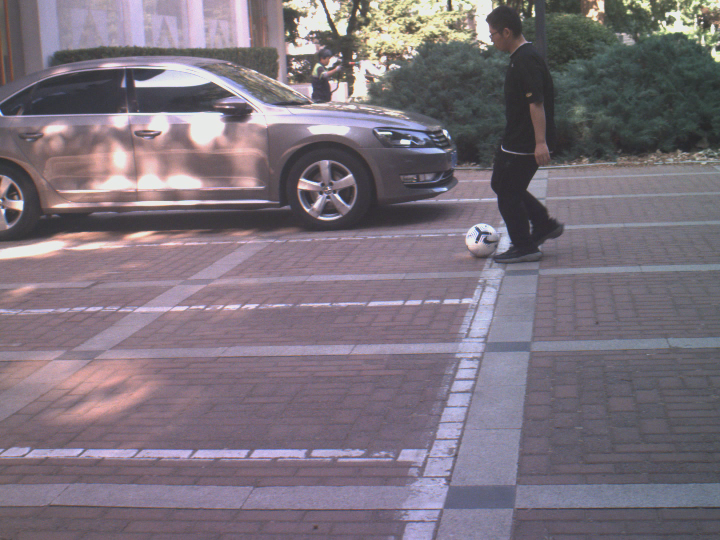
#> input picture data/test/000402.png, 1440 x 1080 px (shown at 1/2 size)
$ python a.py
#> lines starting #> are read from the running program, lines starting #| are printed output that depends on the picture; after the words box and inside, x2 and y2 are one past the last pixel; in counts of white or black regions, pixels touching at a corner belong together
import numpy as np
import open3d as o3d
import cv2

# 读取图像
img1 = cv2.imread('000402.png')
#> img1 is the input picture: shape (1080, 1440, 3); mean B, G, R 124.3, 114, 123.9
img2 = cv2.imread('000403.png')
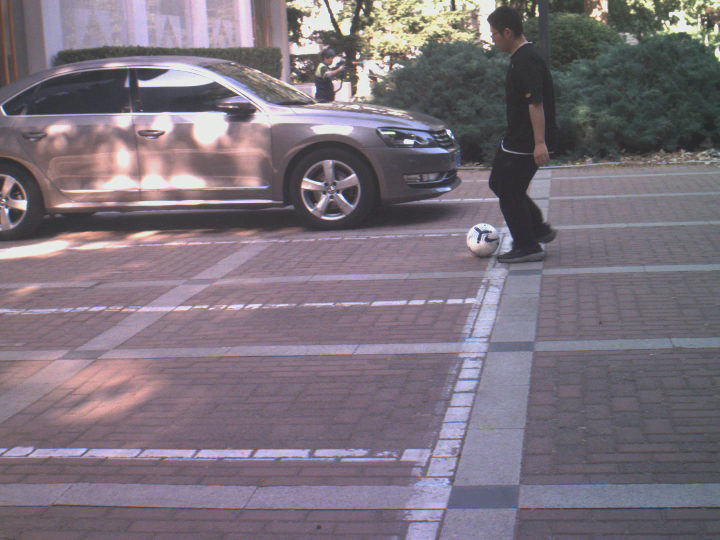
#> input picture data/test/000403.png, 1440 x 1080 px (shown at 1/2 size)
#> img2 is the input picture: shape (1080, 1440, 3); mean B, G, R 124.4, 114, 124

# 相机标定参数
rgb_camera_matrix = np.array([[2564.19310444823, 0, 739.387821416966],
                               [0, 2563.41510197018, 537.540801537576],
                               [0, 0, 1]])
rgb_dist_coeffs = np.array([-0.161037226394270, 0.128949733352634, 0, 0, 0])

dvs_camera_matrix = np.array([[1671.20555532487, 0, 644.067031753728],
                              [0, 1670.49054323916, 373.313702644126],
                              [0, 0, 1]])
dvs_dist_coeffs = np.array([-0.0707315665225943, 0.290205090753698, 0, 0, 0])
# 去畸变
undistorted_img1 = cv2.undistort(img1, rgb_camera_matrix, rgb_dist_coeffs)
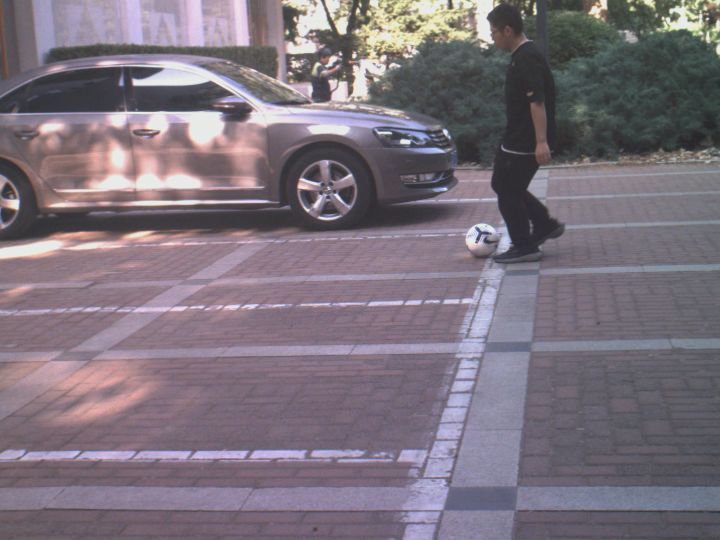
#> undistorted_img1: shape (1080, 1440, 3) (shown at 1/2 size); mean B, G, R 124.5, 114, 124
undistorted_img2 = cv2.undistort(img2, rgb_camera_matrix, rgb_dist_coeffs)
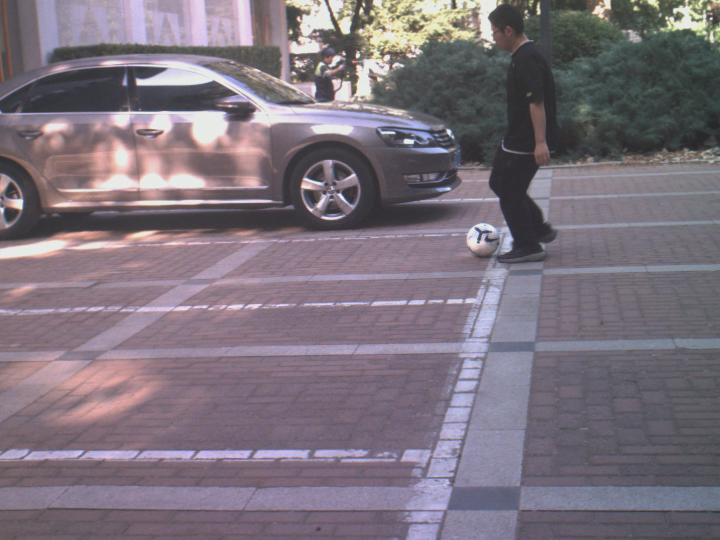
#> undistorted_img2: shape (1080, 1440, 3) (shown at 1/2 size); mean B, G, R 124.5, 114, 124

# 转换为灰度图
gray1 = cv2.cvtColor(undistorted_img1, cv2.COLOR_BGR2GRAY)
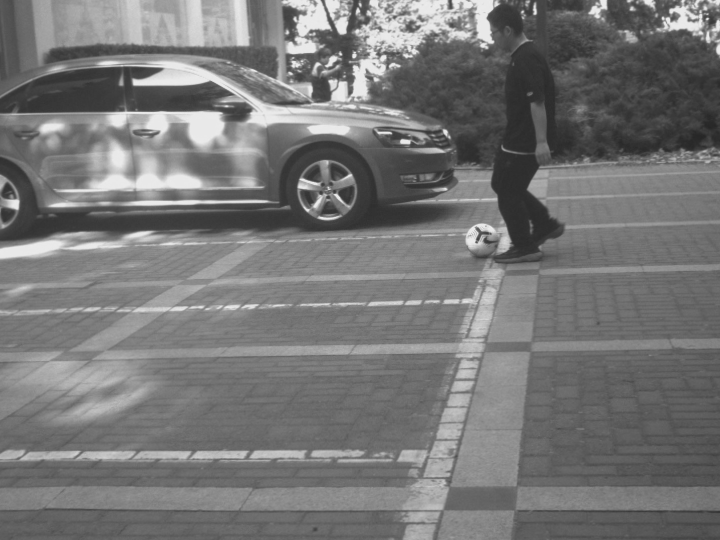
#> gray1: shape (1080, 1440) (shown at 1/2 size); min 37, max 239, mean 118.2
gray2 = cv2.cvtColor(undistorted_img2, cv2.COLOR_BGR2GRAY)
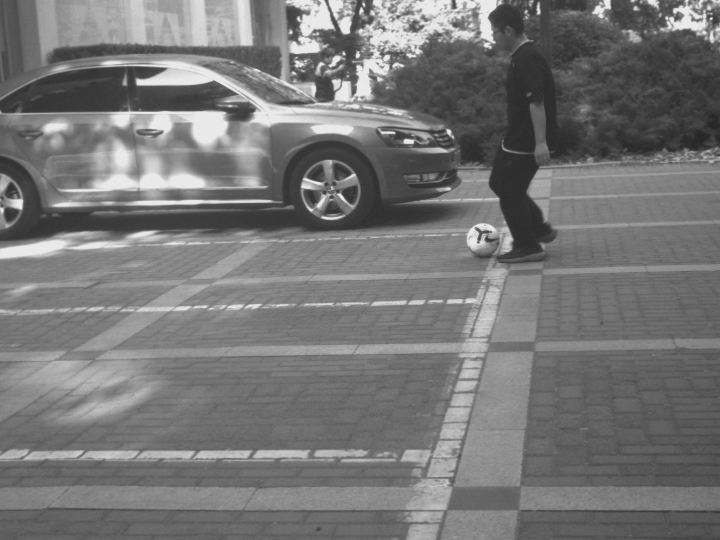
#> gray2: shape (1080, 1440) (shown at 1/2 size); min 36, max 239, mean 118.2

# Resize the RGB image to match the DVS event image resolution
gray1_resized = cv2.resize(gray1, (gray2.shape[1], gray2.shape[0]))

# 特征点检测和描述
orb = cv2.ORB_create()
keypoints1, descriptors1 = orb.detectAndCompute(gray1_resized, None)
#> keypoints1 = 500 keypoints; strongest (x, y, size): (269, 161, 111.1), (266, 161, 92.6), (266, 167, 92.6), (600, 373, 92.6)
keypoints2, descriptors2 = orb.detectAndCompute(gray2, None)
#> keypoints2 = 500 keypoints; strongest (x, y, size): (275, 161, 92.6), (276, 161, 111.1), (824, 282, 53.6), (809, 282, 64.3)

# 特征匹配
bf = cv2.BFMatcher(cv2.NORM_HAMMING, crossCheck=True)
matches = bf.match(descriptors1, descriptors2)
#> matches = 369 matches
matches = sorted(matches, key=lambda x: x.distance)

# 选取匹配点
points1 = np.array([keypoints1[m.queryIdx].pt for m in matches])
#> points1 = 369 pairs, first value 265.4 to 1377, second value 34 to 485
points2 = np.array([keypoints2[m.trainIdx].pt for m in matches])
#> points2 = 369 pairs, first value 273.6 to 1384, second value 33 to 485

# 计算单应性矩阵
if len(matches) >= 4:
    H, _ = cv2.findHomography(points1, points2, cv2.RANSAC)
#> H = [[0.996, -0.00299, 8.5], [-0.000712, 0.996, 0.45], [-2.02e-06, -7.21e-06, 1]]
    print(H)
#| [[ 9.95812709e-01 -2.99118785e-03  8.50060271e+00]
#|  [-7.11928059e-04  9.95603124e-01  4.49710119e-01]
#|  [-2.02468236e-06 -7.20536018e-06  1.00000000e+00]]
else:
    print("Not enough matches to compute homography.")

# 计算差异并生成点云
difference = cv2.absdiff(gray1_resized, gray2)
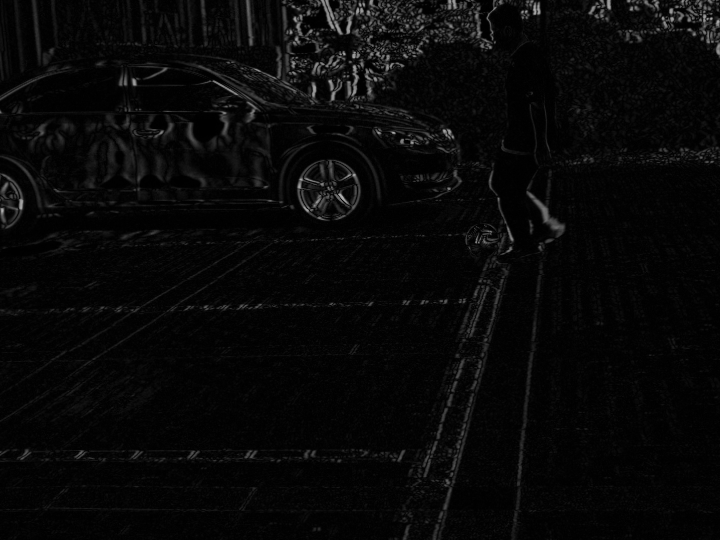
#> difference: shape (1080, 1440) (shown at 1/2 size); min 0, max 181, mean 8.1
_, thresh = cv2.threshold(difference, 30, 255, cv2.THRESH_BINARY)
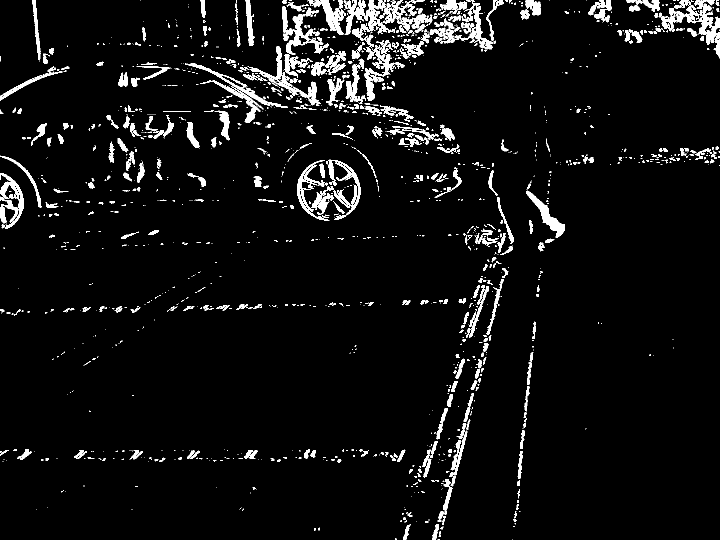
#> thresh: shape (1080, 1440) (shown at 1/2 size); 5.4% white; 1689 white regions (1199 under 20 px), largest, box (x1, y1, x2, y2) and area: (594, 320, 668, 442) 2744, (728, 69, 810, 202) 2712, (689, 0, 778, 70) 2675

# 获取变化区域的坐标
y_indices, x_indices = np.where(thresh > 0)

# 生成 2D 点云 (x, y, intensity)
intensity = gray2[y_indices, x_indices]
points = np.array([[x, y] for x, y in zip(x_indices, y_indices)], dtype=np.float32)
#> points = 84728 pairs, first value 0 to 1439, second value 0 to 1079

# 创建 Open3D 2D 点云对象
point_cloud_gray = o3d.geometry.PointCloud()
point_cloud_gray.points = o3d.utility.Vector3dVector(np.hstack((points, np.zeros((points.shape[0], 1)))))
point_cloud_gray.colors = o3d.utility.Vector3dVector(np.tile(intensity[:, None] / 255.0, (1, 3)))

# DVS事件数据处理
#> (the run stopped early here; a loop or call above may not have finished)
